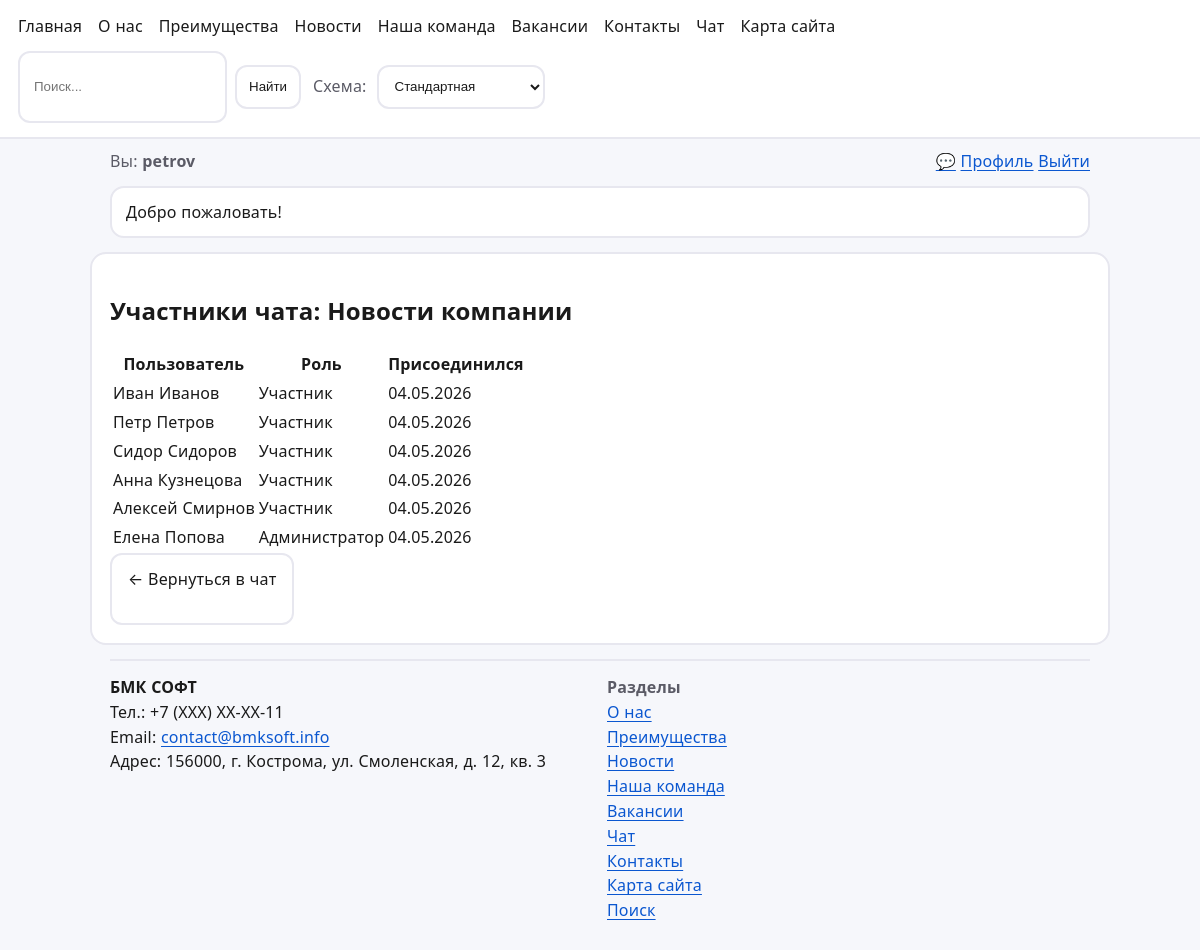
/messages/chats/2/members/ (signed in), run on the app's committed database.
### core/models.py (models this page shows, shortened)
class Banner(models.Model):
    text = models.CharField(max_length=255)
    href = models.CharField(max_length=255, default="/")
    enabled = models.BooleanField(default=True)
    order = models.PositiveIntegerField(default=0)
    class Meta:
        ordering = ["order", "id"]

class ContactInfo(models.Model):
    org = models.CharField(max_length=255, default="Demo Org")
    phone = models.CharField(max_length=64, default="+7 (000) 000-00-00")
    email = models.EmailField(default="info@example.com")
    address = models.CharField(max_length=255, default="Россия, Москва, ул. Пример, 1")

### messaging/models.py (models this page shows, shortened)
class ChatRoom(models.Model):
    class ChatType(models.TextChoices):
        PRIVATE = 'PRIVATE', 'Личная переписка'
        GROUP = 'GROUP', 'Групповой чат'
        CHANNEL = 'CHANNEL', 'Канал'
        SUPPORT = 'SUPPORT', 'Техподдержка'
    title = models.CharField('Название', max_length=200, blank=True, null=True)
    type = models.CharField(
        'Тип чата',
        max_length=20,
        choices=ChatType.choices,
        default=ChatType.GROUP
    )
    created_by = models.ForeignKey(
        User,
        on_delete=models.SET_NULL,
        null=True,
        related_name='created_chats',
        verbose_name='Создатель'
    )
    created_at = models.DateTimeField('Дата создания', auto_now_add=True)
    description = models.TextField('Описание', blank=True, null=True)
    avatar_url = models.TextField('Аватар (URL)', blank=True, null=True)
    is_archived = models.BooleanField('В архиве', default=False)
    last_message = models.ForeignKey(
        'ChatMessage',
        on_delete=models.SET_NULL,
        null=True,
        blank=True,
        related_name='+'
    )
    class Meta:
        verbose_name = 'Чат-комната'
        verbose_name_plural = 'Чат-комнаты'
        ordering = ['-created_at']

class ChatMembership(models.Model):
    class Role(models.TextChoices):
        OWNER = 'OWNER', 'Владелец'
        ADMIN = 'ADMIN', 'Администратор'
        MODERATOR = 'MODERATOR', 'Модератор'
        MEMBER = 'MEMBER', 'Участник'
    user = models.ForeignKey(
        User,
        on_delete=models.CASCADE,
        related_name='chat_memberships',
        verbose_name='Пользователь'
    )
    chat = models.ForeignKey(
        ChatRoom,
        on_delete=models.CASCADE,
        related_name='members',
        verbose_name='Чат'
    )
    joined_at = models.DateTimeField('Дата вступления', auto_now_add=True)
    role_in_chat = models.CharField(
        'Роль в чате',
        max_length=50,
        choices=Role.choices,
        default=Role.MEMBER
    )
    is_muted = models.BooleanField('Уведомления выключены', default=False)
    nickname_in_chat = models.CharField(
        'Никнейм в чате',
        max_length=100,
        blank=True,
        null=True
    )
    last_read_message = models.ForeignKey(
        'ChatMessage',
        on_delete=models.SET_NULL,
        null=True,
        blank=True,
        related_name='+'
    )
    left_at = models.DateTimeField('Дата выхода', null=True, blank=True)
    class Meta:
        verbose_name = 'Участник чата'
        verbose_name_plural = 'Участники чатов'
        unique_together = ['user', 'chat']

### messaging/views.py (the view)
# urls.py: path("chats/<int:chat_id>/members/", views.chat_members, name="chat_members"),
@login_required
def chat_members(request, chat_id):
    chat = get_object_or_404(ChatRoom, id=chat_id)
    memberships = ChatMembership.objects.filter(
        chat=chat,
        left_at__isnull=True
    ).select_related('user')
    return render(request, 'messaging/chat_members.html', {
        'chat': chat,
        'memberships': memberships
    })

### core/context_processors.py (called while the page is built)
def site_settings(request):
    return {"banners": Banner.objects.filter(enabled=True)[:3], "contact_info": ContactInfo.objects.first()}

def breadcrumbs(request):
    return {'breadcrumbs': get_breadcrumbs(request)}

### templates/messaging/chat_members.html
{% extends 'base.html' %}
{% block content %}
<h2>Участники чата: {{ chat.title }}</h2>
<table class="table">
    <thead>
        <tr>
            <th>Пользователь</th>
            <th>Роль</th>
            <th>Присоединился</th>
        </tr>
    </thead>
    <tbody>
        {% for m in memberships %}
        <tr>
            <td>{{ m.user.get_full_name|default:m.user.username }}</td>
            <td>{{ m.get_role_in_chat_display }}</td>
            <td>{{ m.joined_at|date:"d.m.Y" }}</td>
        </tr>
        {% endfor %}
    </tbody>
</table>
<a href="{% url 'messaging:chat_room' chat.id %}" class="btn btn-primary">← Вернуться в чат</a>
{% endblock %}

### templates/base.html (shortened to what this page needs)
<!doctype html>
<html lang="ru">
<head>
  <link rel="stylesheet" href="/static/style.css" />
</head>
<body>
  <header class="top" role="banner">
    <nav class="nav" aria-label="Навигация">
      <a href="{% url 'home' %}">Главная</a>
      <a href="{% url 'about_us' %}">О нас</a>
      <a href="{% url 'advantages' %}">Преимущества</a>
      <a href="{% url 'news:list' %}">Новости</a>
      <a href="{% url 'team' %}">Наша команда</a>
      <a href="{% url 'vacancies' %}">Вакансии</a>
      <a href="{% url 'contact' %}">Контакты</a>
      <a href="{% url 'messaging:chat_list' %}">Чат</a>
      <a href="{% url 'sitemap' %}">Карта сайта</a>
    </nav>
    <div class="right">
      <form class="search-mini" action="{% url 'search' %}" method="get" role="search" aria-label="Поиск по сайту">
        <input name="q" value="{{ q|default:'' }}" placeholder="Поиск..." />
        <button type="submit">Найти</button>
      </form>
      <div class="theme" aria-label="Цветовая схема">
        <label for="themeSelect" class="theme__label">Схема:</label>
        <select id="themeSelect" class="theme__select">
          <option value="standard">Стандартная</option>
        </select>
      </div>
    </div>
  </header>
  <div class="subbar">
    <div class="who">
      {% if user.is_authenticated %}
        Вы: <b>{{ user.username }}</b>
      {% else %}
        Вы: <b>Гость</b>
      {% endif %}
    </div>
    <div class="auth">
      {% if user.is_authenticated %}
        <a href="{% url 'messaging:chat_list' %}">💬</a>
        <a href="{% url 'profile' %}">Профиль</a>
        <a href="{% url 'logout' %}">Выйти</a>
      {% else %}
        <a href="{% url 'login' %}">Войти</a>
        <a href="{% url 'register' %}">Регистрация</a>
      {% endif %}
    </div>
  </div>
  {% if banners %}
    <div class="banners" aria-label="Баннеры">
      {% for b in banners %}
        <a class="banner" href="{{ b.href }}">{{ b.text }}</a>
      {% endfor %}
    </div>
  {% endif %}
  <main id="content" class="card" role="main">
    {% block content %}{% endblock %}
  </main>
  <footer class="footer" role="contentinfo">
    <div class="footer-grid">
      <div class="contacts-widget" aria-label="Контакты">
        {% if contact_info %}
          <div><b>{{ contact_info.org }}</b></div>
          <div>Тел.: {{ contact_info.phone }}</div>
          <div>Email: <a href="mailto:{{ contact_info.email }}">{{ contact_info.email }}</a></div>
          <div>Адрес: {{ contact_info.address }}</div>
        {% else %}
          <div class="muted">Контакты не настроены.</div>
        {% endif %}
      </div>
      <div class="muted">
        <div><b>Разделы</b></div>
        <div><a href="{% url 'about_us' %}">О нас</a></div>
        <div><a href="{% url 'advantages' %}">Преимущества</a></div>
        <div><a href="{% url 'news:list' %}">Новости</a></div>
        <div><a href="{% url 'team' %}">Наша команда</a></div>
        <div><a href="{% url 'vacancies' %}">Вакансии</a></div>
        <div><a href="{% url 'messaging:chat_list' %}">Чат</a></div>
        <div><a href="{% url 'contact' %}">Контакты</a></div>
        <div><a href="{% url 'sitemap' %}">Карта сайта</a></div>
        <div><a href="{% url 'search' %}">Поиск</a></div>
      </div>
    </div>
  </footer>
</body>
</html>

### static/style.css (style rules this page uses)
:root { --bg:#f6f7fb;--fg:#1a1a1a;--card:#fff;--border:#e7e7ef;--link:#0b57d0;--muted:#5b5b66;--focus:#ffbf47;--base-font:16px;--line:1.55;--letter:.01em;--word:.02em }
html { font-size:var(--base-font) }
body { font-family:system-ui,-apple-system,Segoe UI,Roboto,Arial,sans-serif;margin:0;background:var(--bg);color:var(--fg);line-height:var(--line);letter-spacing:var(--letter);word-spacing:var(--word) }
a { color:var(--link);text-underline-offset:.18em }
.top { display:flex;flex-wrap:wrap;gap:12px 16px;align-items:center;justify-content:space-between;padding:14px 18px;background:var(--card);border-bottom:2px solid var(--border) }
.nav { display:flex;gap:16px;flex-wrap:wrap }
.nav a { text-decoration:none;color:var(--fg) }
.right { display:flex;gap:12px;flex-wrap:wrap;align-items:center }
.theme { display:flex;gap:10px;align-items:center }
.theme__label { color:var(--muted) }
.theme__select { padding:10px 12px;border:2px solid var(--border);border-radius:12px;background:var(--card);color:var(--fg);min-height:44px }
.subbar { max-width:980px;margin:10px auto 0;padding:0 18px;display:flex;justify-content:space-between;gap:12px;color:var(--muted) }
.card { max-width:980px;margin:14px auto;padding:18px;background:var(--card);border:2px solid var(--border);border-radius:16px }
.banners { max-width:980px;margin:12px auto 0;padding:0 18px;display:grid;gap:10px }
.banner { display:block;padding:12px 14px;border:2px solid var(--border);border-radius:14px;background:var(--card);color:var(--fg);text-decoration:none }
label { display:grid;gap:8px }
input,textarea,select { width:100%;padding:12px 14px;border:2px solid var(--border);border-radius:12px;background:var(--card);color:var(--fg);min-height:44px }
button,.btn { display:inline-block;padding:12px 16px;border:2px solid var(--border);border-radius:12px;background:var(--card);color:var(--fg);cursor:pointer;text-decoration:none;min-height:44px }
.muted { color:var(--muted) }
.search-mini { display:flex;gap:8px;align-items:center }
.search-mini input { max-width:220px }
.search-mini button { padding:10px 12px;min-height:44px }
.footer { max-width:980px;margin:0 auto 30px;padding:0 18px }
.footer-grid { display:grid;grid-template-columns:repeat(auto-fit,minmax(240px,1fr));gap:14px;border-top:2px solid var(--border);padding-top:14px;margin-top:14px }

### data on the page
Banner: text "Добро пожаловать!"
ChatRoom: title "Новости компании"
ChatMembership: user.get_full_name "Иван Иванов", role_in_chat "Участник", joined_at "04.05.2026"
ChatMembership: user.get_full_name "Петр Петров", role_in_chat "Участник", joined_at "04.05.2026"
ChatMembership: user.get_full_name "Сидор Сидоров", role_in_chat "Участник", joined_at "04.05.2026"
ChatMembership: user.get_full_name "Анна Кузнецова", role_in_chat "Участник", joined_at "04.05.2026"
ChatMembership: user.get_full_name "Алексей Смирнов", role_in_chat "Участник", joined_at "04.05.2026"
ChatMembership: user.get_full_name "Елена Попова", role_in_chat "Администратор", joined_at "04.05.2026"
ContactInfo: org "БМК СОФТ", phone "+7 (ХХХ) ХХ-ХХ-11", email "contact@bmksoft.info", address "156000, г. Кострома, ул. Смоленская, д. 12, кв. 3"

### other printed values
{{ user.username }} "petrov"
